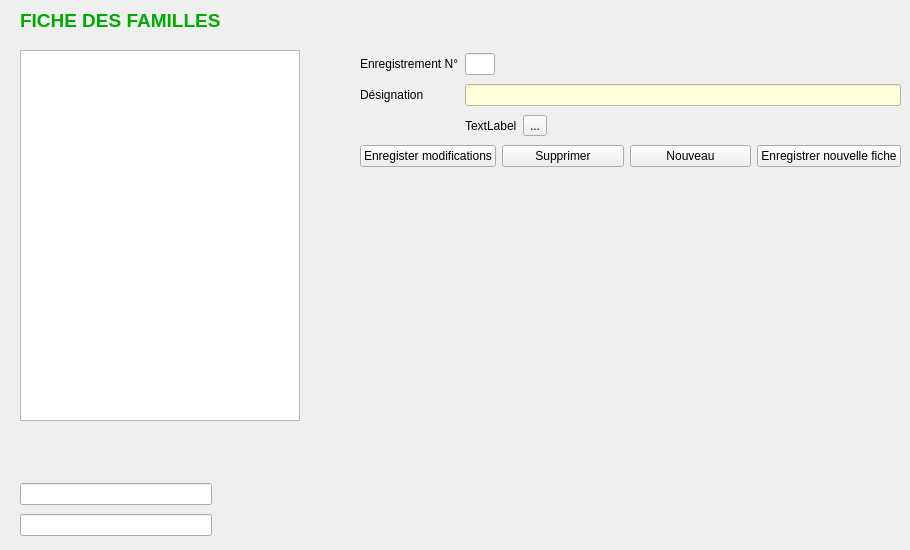
       <widget class="QWidget" name="tabFamilles">
        <attribute name="title">
         <string>Familles</string>
        </attribute>
        <widget class="QWidget" name="gridLayoutWidget_6">
         <property name="geometry">
          <rect>
           <x>360</x>
           <y>50</y>
           <width>541</width>
           <height>123</height>
          </rect>
         </property>
         <layout class="QGridLayout" name="gridLayout_6">
          <item row="3" column="0" colspan="2">
           <layout class="QHBoxLayout" name="horizontalLayout_11">
            <item>
             <widget class="QPushButton" name="pushButton_Modifier_familles">
              <property name="text">
               <string>Enregister modifications</string>
              </property>
             </widget>
            </item>
            <item>
             <widget class="QPushButton" name="pushButton_Supprimer_familles">
              <property name="text">
               <string>Supprimer</string>
              </property>
             </widget>
            </item>
            <item>
             <widget class="QPushButton" name="pushButton_Nouveau_familles">
              <property name="text">
               <string>Nouveau</string>
              </property>
             </widget>
            </item>
            <item>
             <widget class="QPushButton" name="pushButton_enregistrer_familles">
              <property name="text">
               <string>Enregistrer nouvelle fiche</string>
              </property>
             </widget>
            </item>
           </layout>
          </item>
          <item row="0" column="1">
           <widget class="QLineEdit" name="lineEdit_Id_familles">
            <property name="minimumSize">
             <size>
              <width>30</width>
              <height>0</height>
             </size>
            </property>
            <property name="maximumSize">
             <size>
              <width>30</width>
              <height>16777215</height>
             </size>
            </property>
            <property name="readOnly">
             <bool>true</bool>
            </property>
           </widget>
          </item>
          <item row="0" column="0">
           <widget class="QLabel" name="label_11">
            <property name="text">
             <string>Enregistrement N°</string>
            </property>
           </widget>
          </item>
          <item row="1" column="1">
           <widget class="QLineEdit" name="lineEdit_Designation_famille">
            <property name="styleSheet">
             <string notr="true">background-color: rgb(255, 255, 217);</string>
            </property>
           </widget>
          </item>
          <item row="1" column="0">
           <widget class="QLabel" name="label_10">
            <property name="text">
             <string>Désignation</string>
            </property>
           </widget>
          </item>
          <item row="2" column="1">
           <layout class="QHBoxLayout" name="horizontalLayout_4">
            <item>
             <widget class="QLabel" name="label_couleur">
              <property name="text">
               <string>TextLabel</string>
              </property>
             </widget>
            </item>
            <item>
             <widget class="QToolButton" name="toolButton_CouleurFond">
              <property name="toolTip">
               <string>Choisir la couleur de la parcelle</string>
              </property>
              <property name="text">
               <string>...</string>
              </property>
              <property name="iconSize">
               <size>
                <width>32</width>
                <height>32</height>
               </size>
              </property>
             </widget>
            </item>
            <item>
             <spacer name="horizontalSpacer_2">
              <property name="orientation">
               <enum>Qt::Horizontal</enum>
              </property>
              <property name="sizeHint" stdset="0">
               <size>
                <width>40</width>
                <height>20</height>
               </size>
              </property>
             </spacer>
            </item>
           </layout>
          </item>
          <item row="2" column="0">
           <widget class="QLabel" name="label_23">
            <property name="maximumSize">
             <size>
              <width>32</width>
              <height>32</height>
             </size>
            </property>
            <property name="text">
             <string/>
            </property>
            <property name="pixmap">
             <pixmap resource="../openjardin.qrc">:/images/colorpalette.png</pixmap>
            </property>
            <property name="scaledContents">
             <bool>true</bool>
            </property>
           </widget>
          </item>
         </layout>
        </widget>
        <widget class="QTableView" name="tableView_familles">
         <property name="geometry">
          <rect>
           <x>20</x>
           <y>50</y>
           <width>280</width>
           <height>371</height>
          </rect>
         </property>
         <property name="minimumSize">
          <size>
           <width>280</width>
           <height>0</height>
          </size>
         </property>
         <attribute name="verticalHeaderVisible">
          <bool>false</bool>
         </attribute>
        </widget>
        <widget class="QLabel" name="label_47">
         <property name="geometry">
          <rect>
           <x>20</x>
           <y>0</y>
           <width>661</width>
           <height>41</height>
          </rect>
         </property>
         <property name="font">
          <font>
           <pointsize>14</pointsize>
           <weight>75</weight>
           <bold>true</bold>
          </font>
         </property>
         <property name="text">
          <string>&lt;html&gt;&lt;head/&gt;&lt;body&gt;&lt;p&gt;&lt;span style=&quot; color:#00aa00;&quot;&gt;FICHE DES FAMILLES&lt;/span&gt;&lt;/p&gt;&lt;/body&gt;&lt;/html&gt;</string>
         </property>
         <property name="alignment">
          <set>Qt::AlignLeading|Qt::AlignLeft|Qt::AlignVCenter</set>
         </property>
        </widget>
        <widget class="QWidget" name="layoutWidgetb">
         <property name="geometry">
          <rect>
           <x>20</x>
           <y>480</y>
           <width>192</width>
           <height>61</height>
          </rect>
         </property>
         <layout class="QVBoxLayout" name="verticalLayout_6">
          <item>
           <widget class="QLineEdit" name="lineEdit_valeur_rotation_familles">
            <property name="font">
             <font>
              <pointsize>8</pointsize>
             </font>
            </property>
            <property name="frame">
             <bool>true</bool>
            </property>
            <property name="readOnly">
             <bool>true</bool>
            </property>
           </widget>
          </item>
          <item>
           <widget class="QLineEdit" name="lineEdit_valeur_rotation_familles_2">
            <property name="font">
             <font>
              <pointsize>8</pointsize>
             </font>
            </property>
            <property name="frame">
             <bool>true</bool>
            </property>
            <property name="readOnly">
             <bool>true</bool>
            </property>
           </widget>
          </item>
         </layout>
        </widget>
       </widget>
